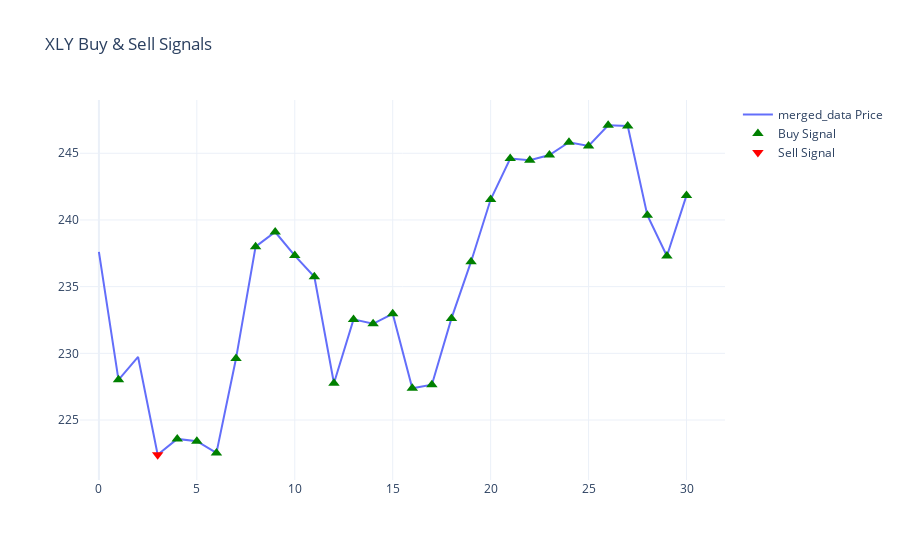

The notebook cell this image was saved under:
### Code cell
import plotly.graph_objects as go

fig = go.Figure()

fig.add_trace(go.Scatter(x=merged_data.index, y=merged_data['Close_AAPL'], mode='lines', name='merged_data Price'))

# Buy markers
fig.add_trace(go.Scatter(
    x=merged_data[merged_data['Buy_Signal']].index,
    y=merged_data[merged_data['Buy_Signal']]['Close_AAPL'],
    mode='markers',
    marker=dict(symbol='triangle-up', size=10, color='green'),
    name='Buy Signal'
))

# Sell markers
fig.add_trace(go.Scatter(
    x=merged_data[merged_data['Sell_Signal']].index,
    y=merged_data[merged_data['Sell_Signal']]['Close_AAPL'],
    mode='markers',
    marker=dict(symbol='triangle-down', size=10, color='red'),
    name='Sell Signal'
))

fig.update_layout(title='XLY Buy & Sell Signals', template='plotly_white')
fig.show()

### Figure 1 — Plotly figure (JSON) as saved in the notebook; plotly's stock layout.template omitted (floating-point values rounded to 4 significant figures)
{"data": [{"mode": "lines", "name": "merged_data Price", "type": "scatter", "x": [0, 1, 2, 3, 4, 5, 6, 7, 8, 9, 10, 11, 12, 13, 14, 15, 16, 17, 18, 19, 20, 21, 22, 23, 24, 25, 26, 27, 28, 29, 30], "y": [237.6, 228.0, 229.7, 222.4, 223.6, 223.4, 222.5, 229.6, 238.0, 239.1, 237.3, 235.7, 227.8, 232.5, 232.2, 233.0, 227.4, 227.6, 232.6, 236.9, 241.5, 244.6, 244.5, 244.9, 245.8, 245.6, 247.1, 247.0, 240.4, 237.3, 241.8]}, {"marker": {"color": "green", "size": 10, "symbol": "triangle-up"}, "mode": "markers", "name": "Buy Signal", "type": "scatter", "x": [1, 4, 5, 6, 7, 8, 9, 10, 11, 12, 13, 14, 15, 16, 17, 18, 19, 20, 21, 22, 23, 24, 25, 26, 27, 28, 29, 30], "y": [228.0, 223.6, 223.4, 222.5, 229.6, 238.0, 239.1, 237.3, 235.7, 227.8, 232.5, 232.2, 233.0, 227.4, 227.6, 232.6, 236.9, 241.5, 244.6, 244.5, 244.9, 245.8, 245.6, 247.1, 247.0, 240.4, 237.3, 241.8]}, {"marker": {"color": "red", "size": 10, "symbol": "triangle-down"}, "mode": "markers", "name": "Sell Signal", "type": "scatter", "x": [3], "y": [222.4]}], "layout": {"title": {"text": "XLY Buy & Sell Signals"}}}
